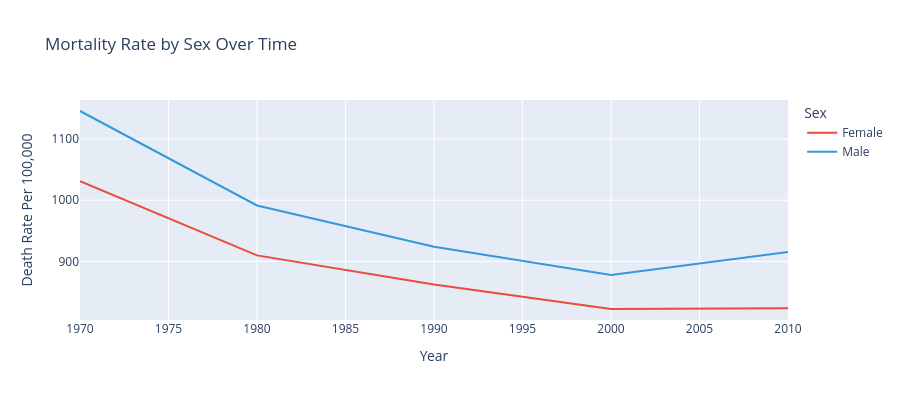

Write notebook code for a chart like this one.
### Code cell
# Sex Comparison Over Time
sex_comparison = df[
    (df['Country Name'].isin(countries)) &
    (df['Age Group'] == 'All ages') &
    (df['Sex'].isin(['Male', 'Female']))
].groupby(['Year', 'Sex'])['Death Rate Per 100,000'].mean().reset_index()

fig = px.line(sex_comparison, x='Year', y='Death Rate Per 100,000',
              color='Sex', title='Mortality Rate by Sex Over Time',
              color_discrete_map={'Male': '#3498db', 'Female': '#e74c3c'})
fig.update_layout(height=400)
fig.show()

### Figure 1 — Plotly figure (JSON) as saved in the notebook; plotly's stock layout.template omitted (floating-point values rounded to 4 significant figures)
{"data": [{"hovertemplate": "Sex=Female<br>Year=%{x}<br>Death Rate Per 100,000=%{y}<extra></extra>", "legendgroup": "Female", "line": {"color": "#e74c3c", "dash": "solid"}, "marker": {"symbol": "circle"}, "mode": "lines", "name": "Female", "orientation": "v", "showlegend": true, "type": "scatter", "x": [1970, 1980, 1990, 2000, 2010], "xaxis": "x", "y": [1031.0, 910.0, 862.5, 822.5, 823.7], "yaxis": "y"}, {"hovertemplate": "Sex=Male<br>Year=%{x}<br>Death Rate Per 100,000=%{y}<extra></extra>", "legendgroup": "Male", "line": {"color": "#3498db", "dash": "solid"}, "marker": {"symbol": "circle"}, "mode": "lines", "name": "Male", "orientation": "v", "showlegend": true, "type": "scatter", "x": [1970, 1980, 1990, 2000, 2010], "xaxis": "x", "y": [1145.0, 991.4, 924.2, 878.0, 915.6], "yaxis": "y"}], "layout": {"height": 400, "legend": {"title": {"text": "Sex"}, "tracegroupgap": 0}, "title": {"text": "Mortality Rate by Sex Over Time"}, "xaxis": {"anchor": "y", "domain": [0, 1], "title": {"text": "Year"}}, "yaxis": {"anchor": "x", "domain": [0, 1], "title": {"text": "Death Rate Per 100,000"}}}}
